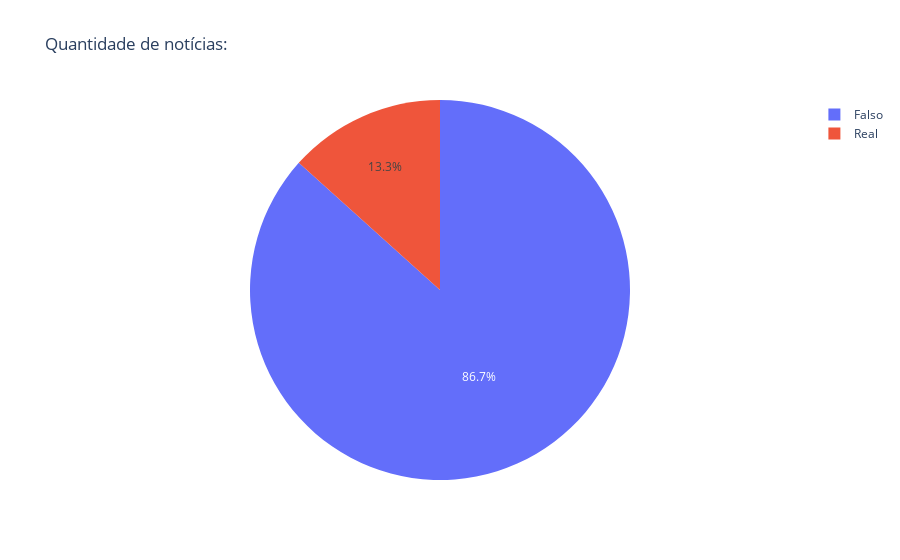

The cell this chart's notebook holds for it:
### Code cell
import plotly.express as px
value_counts = random['Verificador'].value_counts()
fig = px.pie(names=value_counts.index, values=value_counts.values,  title='Quantidade de notícias:')
fig.show()

### Figure 1 — Plotly figure (JSON) as saved in the notebook; plotly's stock layout.template omitted (floating-point values rounded to 4 significant figures)
{"data": [{"domain": {"x": [0, 1], "y": [0, 1]}, "hovertemplate": "label=%{label}<br>value=%{value}<extra></extra>", "labels": ["Falso", "Real"], "legendgroup": "", "name": "", "showlegend": true, "type": "pie", "values": [26, 4]}], "layout": {"legend": {"tracegroupgap": 0}, "title": {"text": "Quantidade de notícias:"}}}
